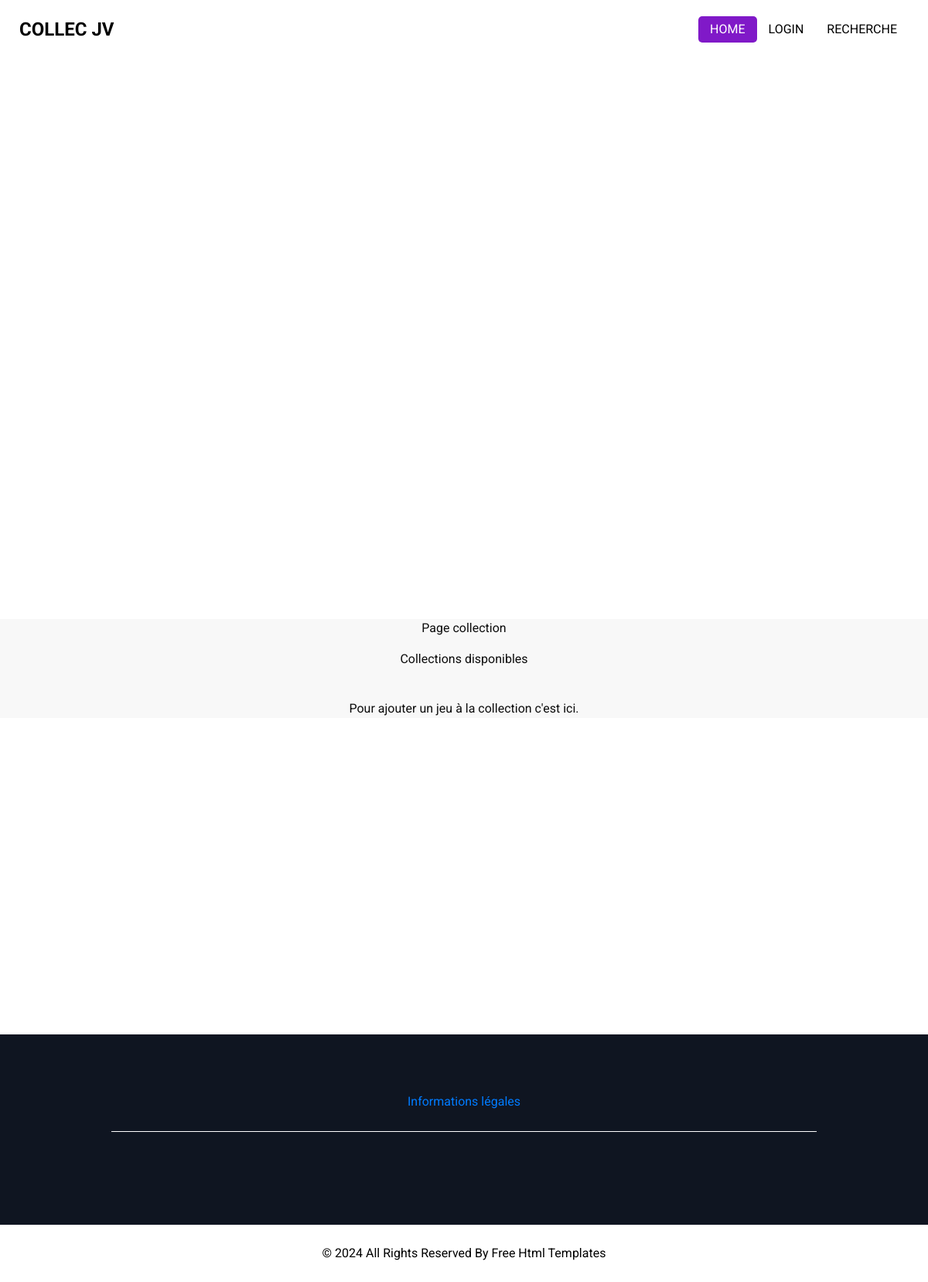
Before: /collection/ with the older database file.
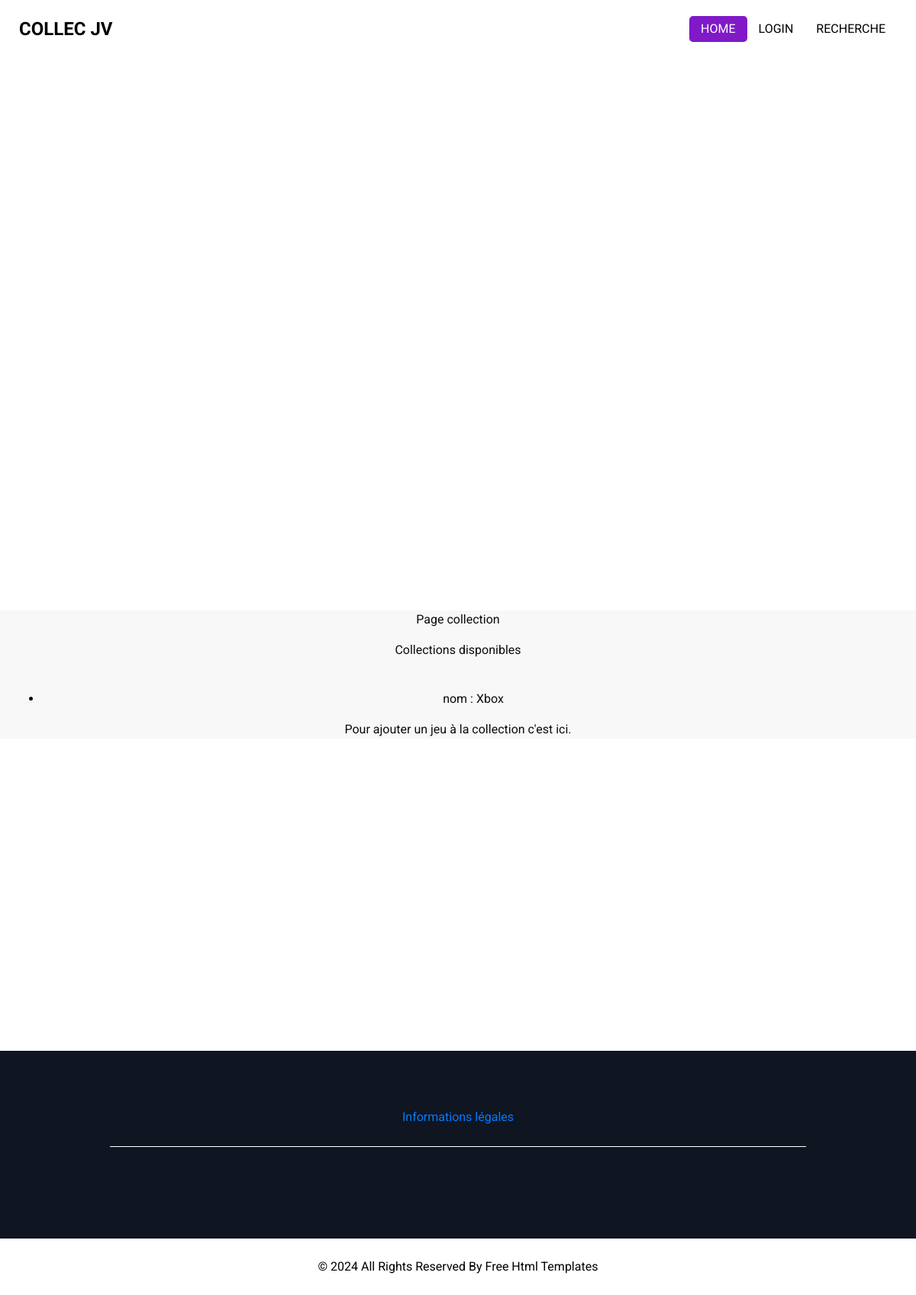
After: the same page with the newer database file.
### collecjv/models.py (models this page shows)
class Collection(models.Model):
    name = models.CharField(max_length=400, unique=True)
    description = models.CharField(max_length=400, blank=True, null=True)

### collection/views.py (the view)
# urls.py: path("", views.CollectView.as_view(), name="collection"),
class CollectView(ListView):
    template_name ="collection.html"
    context_object_name = "collection"
    model = Collection
    def get_queryset(self) -> QuerySet[Any]:
        return super().get_queryset()

### collection/templates/collection.html (shortened to what this page needs)
{% extends 'base.html' %}
{% block main %}
<p>Page collection</p>
<p>Collections disponibles</p><br>
{% for collec in collection %}
<ul>
    <li>
        nom : {{collec.name}}
    </li>
</ul>
{% endfor %}
<p>
    Pour ajouter un jeu à la collection c'est ici.
</p>
{% endblock %}

### collecjv/templates/base.html (shortened to what this page needs)
{% load static %}
<!DOCTYPE html>
<html>
<head>
    <link rel="stylesheet" type="text/css" href="{% static 'css/bootstrap.css' %}" />
    <link href="{% static 'css/font-awesome.min.css' %}" rel="stylesheet" />
    <link href="{% static 'css/style.css' %}" rel="stylesheet" />
    <link href="{% static 'css/responsive.css' %}" rel="stylesheet" />
</head>
<body>
    <div class="hero_area">
        <header class="header_section">
            <div class="container-fluid">
                <nav class="navbar navbar-expand-lg custom_nav-container ">
                    <a class="navbar-brand" href="{% url 'home' %}">
                        <span>
                            Collec JV
                        </span>
                    </a>
                    {% block head %}
                    <div class="collapse navbar-collapse" id="navbarSupportedContent">
                        <ul class="navbar-nav  ">
                            <li class="nav-item active">
                                <a class="nav-link" href="{% url 'home' %}">Home </a>
                            </li>
                            {% if request.user.is_authenticated %}
                            <li class="nav-item">
                                <a class="nav-link" href="{% url 'account' %}"> Compte</a>
                            </li>
                            <li class="nav-item">
                                <a class="nav-link" href="{% url 'collection' %}">Collection</a>
                            </li>
                            <li class="nav-item">
                                <a class="nav-link" href="{% url 'logout' %}">Logout</a>
                            </li>
                            {% else %}
                            <li class="nav-item">
                                <a class="nav-link" href="{% url 'login' %}">Login</a>
                            </li>
                            {% endif %}
                            <li class="nav-item">
                                <a class="nav-link" href="{% url 'search' %}">Recherche</a>
                            </li>
                        </ul>
                        {% endblock %}
                    </div>
                </nav>
            </div>
        </header>
    </div>
    <section class="service_section">
        <div class="container-fluid">
            {% block main %}
            {% endblock %}
        </div>
    </section>
    <section class="about_section layout_padding">
    </section>
    <section class="contact_section layout_padding">
        <div class="container">
            <div class="heading_container">
            </div>
        </div>
    </section>
    <section class="info_section layout_padding2">
        <div class="container">
            <div class="info_logo">
                <p>
                    <a href="{% url 'contact' %}">Informations légales</a>
                </p>
            </div>
        </div>
    </section>
    <section class="footer_section">
        <div class="container">
            <p>
                &copy; <span id="displayYear"></span> All Rights Reserved By
                <a href="https://html.design/">Free Html Templates</a>
            </p>
        </div>
    </section>
</body>
</html>

### collecjv/static/css/style.css (style rules this page uses)
body { font-family: "Roboto", sans-serif; color: #0c0c0c; background-color: #ffffff; overflow-x: hidden; }
.layout_padding { padding: 90px 0; }
.layout_padding2 { padding: 75px 0; }
.heading_container { display: -webkit-box; display: -ms-flexbox; display: flex; -webkit-box-orient: vertical; -webkit-box-direction: normal; -ms-flex-direction: column; flex-direction: column; -webkit-box-align: start; -ms-flex-align: start; align-items: flex-start; }
a, a:hover, a:focus { text-decoration: none; }
.hero_area { position: relative; min-height: 100vh; display: -webkit-box; display: -ms-flexbox; display: flex; -webkit-box-orient: vertical; -webkit-box-direction: normal; -ms-flex-direction: column; flex-direction: column; }
.header_section .container-fluid { padding-right: 25px; padding-left: 25px; }
.navbar-brand span { font-weight: bold; color: #000000; font-size: 24px; text-transform: uppercase; }
.custom_nav-container { padding: 15px 0; }
.custom_nav-container .navbar-nav { margin: auto; }
.custom_nav-container .navbar-nav .nav-item .nav-link { padding: 5px 25px; color: #000000; text-align: center; text-transform: uppercase; border-radius: 5px; -webkit-transition: all 0.3s; transition: all 0.3s; }
.custom_nav-container .navbar-nav .nav-item:hover .nav-link, .custom_nav-container .navbar-nav .nav-item.active .nav-link { color: #ffffff; background-color: #8019c8; }
.service_section { position: relative; background-color: #f8f8f8; }
.service_section .container-fluid { text-align: center; vertical-align: top; }
.about_section { position: relative; }
.contact_section { position: relative; }
.contact_section .heading_container { margin-bottom: 25px; }
.info_section { background-color: #0f1521; color: #ffffff; }
.info_section .info_logo { width: 80%; margin: 0 auto 45px auto; padding-bottom: 10px; text-align: center; border-bottom: 1px solid #ffffff; }
.footer_section { position: relative; background-color: #ffffff; text-align: center; }
.footer_section p { color: #000000; padding: 25px 0; margin: 0; }
.footer_section p a { color: inherit; }

### collecjv/static/css/responsive.css (style rules this page uses)
@media (max-width: 1300px) { .custom_nav-container .navbar-nav { margin: 0; margin-left: auto; align-items: center; } }
@media (max-width: 1300px) { .custom_nav-container .navbar-nav .nav-item .nav-link { padding: 5px 15px; } }
@media (min-width: 1200px) { .container { max-width: 1170px; } }

Changed rows visible on the page:
added Collection: name "Xbox"
